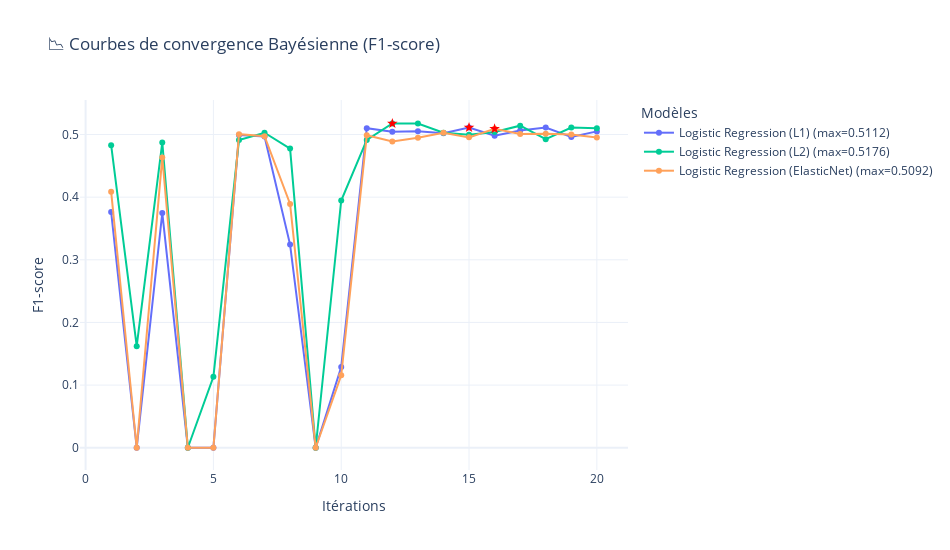

The cell this chart's notebook holds for it:
### Code cell
# Itérations de l'optimisation bayésienne
logistic_models.plot_all_bayes_convergences()

### Figure 1 — Plotly figure (JSON) as saved in the notebook; plotly's stock layout.template omitted (floating-point values rounded to 4 significant figures)
{"data": [{"hovertemplate": "Itération = %{x}<br>Score = %{y:.4f}<extra></extra>", "mode": "lines+markers", "name": "Logistic Regression (L1) (max=0.5112)", "type": "scatter", "x": [1, 2, 3, 4, 5, 6, 7, 8, 9, 10, 11, 12, 13, 14, 15, 16, 17, 18, 19, 20], "y": [0.3763, 0.0, 0.3748, 0.0, 0.0, 0.4992, 0.4968, 0.3243, 0.0, 0.129, 0.51, 0.5045, 0.5054, 0.502, 0.5112, 0.4982, 0.5062, 0.5111, 0.496, 0.505]}, {"hovertemplate": "Logistic Regression (L1)<br>Itération optimale = 15<br>Score = 0.5112<extra></extra>", "marker": {"color": "red", "size": 8, "symbol": "star"}, "mode": "markers", "name": "Logistic Regression (L1) ★", "showlegend": false, "type": "scatter", "x": [15], "y": [0.5112]}, {"hovertemplate": "Itération = %{x}<br>Score = %{y:.4f}<extra></extra>", "mode": "lines+markers", "name": "Logistic Regression (L2) (max=0.5176)", "type": "scatter", "x": [1, 2, 3, 4, 5, 6, 7, 8, 9, 10, 11, 12, 13, 14, 15, 16, 17, 18, 19, 20], "y": [0.483, 0.1621, 0.4874, 0.0, 0.1133, 0.4911, 0.5028, 0.4776, 0.0, 0.3947, 0.4913, 0.5176, 0.5176, 0.5029, 0.4998, 0.5039, 0.5141, 0.4926, 0.5112, 0.5102]}, {"hovertemplate": "Logistic Regression (L2)<br>Itération optimale = 12<br>Score = 0.5176<extra></extra>", "marker": {"color": "red", "size": 8, "symbol": "star"}, "mode": "markers", "name": "Logistic Regression (L2) ★", "showlegend": false, "type": "scatter", "x": [12], "y": [0.5176]}, {"hovertemplate": "Itération = %{x}<br>Score = %{y:.4f}<extra></extra>", "mode": "lines+markers", "name": "Logistic Regression (ElasticNet) (max=0.5092)", "type": "scatter", "x": [1, 2, 3, 4, 5, 6, 7, 8, 9, 10, 11, 12, 13, 14, 15, 16, 17, 18, 19, 20], "y": [0.4087, 0.0, 0.4634, 0.0, 0.0, 0.5005, 0.4974, 0.3891, 0.0, 0.1158, 0.4987, 0.4889, 0.4947, 0.5028, 0.4955, 0.5092, 0.5009, 0.5011, 0.5001, 0.4954]}, {"hovertemplate": "Logistic Regression (ElasticNet)<br>Itération optimale = 16<br>Score = 0.5092<extra></extra>", "marker": {"color": "red", "size": 8, "symbol": "star"}, "mode": "markers", "name": "Logistic Regression (ElasticNet) ★", "showlegend": false, "type": "scatter", "x": [16], "y": [0.5092]}], "layout": {"height": 550, "legend": {"title": {"text": "Modèles"}}, "title": {"text": "📉 Courbes de convergence Bayésienne (F1-score)"}, "width": 950, "xaxis": {"title": {"text": "Itérations"}}, "yaxis": {"title": {"text": "F1-score"}}}}
